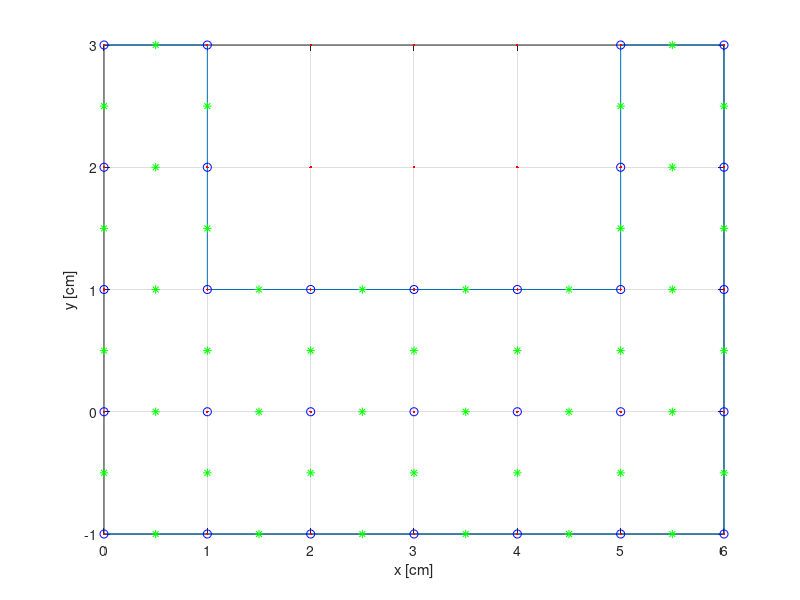
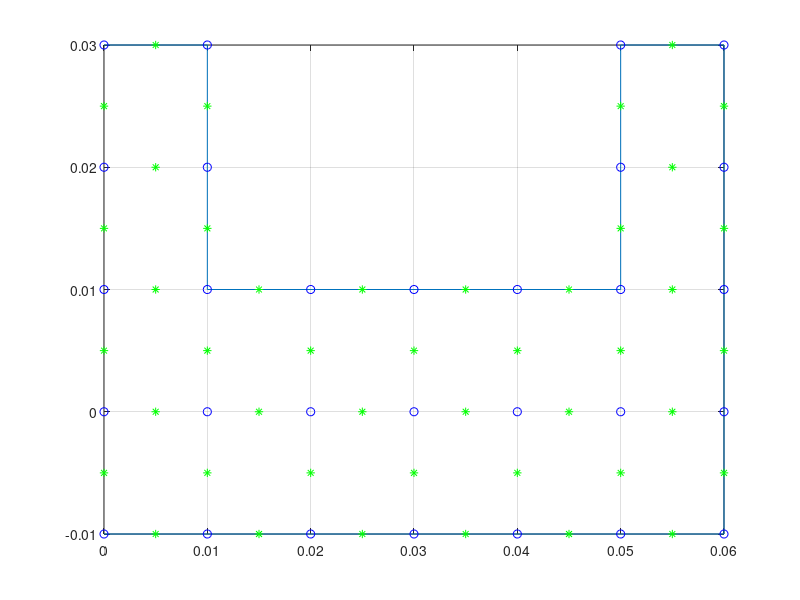
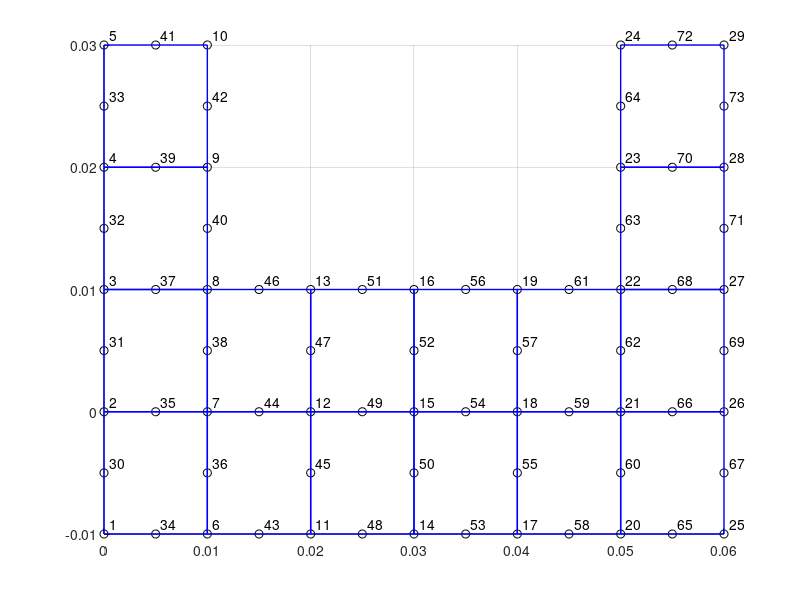

MATLAB code for these plots, in order: (Note: this script raises an error after producing the figures.)
clear all
close all
clc

% tworzenie geometrii
wierzcholki=[0,-1; 6,-1; 6,3; 5,3; 5,1; 1,1; 1,3; 0,3];
figure
plot(wierzcholki(:,1),wierzcholki(:,2),'-')
grid on
hold on
xlabel('x [cm]')
ylabel('y [cm]')

% tworzenie siatki
rozmiar=1;

% generowanie punktow na bazie maksymalnych rozmiarow 
[xGrid, yGrid] = meshgrid(min(wierzcholki(:,1)):rozmiar:max(wierzcholki(:,1)), min(wierzcholki(:,2)):rozmiar:max(wierzcholki(:,2)));
% wizualizacja punktów 
plot(xGrid, yGrid, 'r.'); 


% identyfikacja ktore punkty sa wewnatrz obiektu
in = inpolygon(xGrid, yGrid, wierzcholki(:,1), wierzcholki(:,2));
xInside = xGrid(in);
yInside = yGrid(in);

% wizualizacja punktów
plot(xInside, yInside, 'bo'); 

% znajdowanie par ktorych dystans od siebie = rozmiar
distances = pdist2([xInside, yInside], [xInside, yInside]);
distances = distances.*(tril(ones(length(distances))*inf)+1); % Eliminacja duplikatow przez nadanie wartosci inf macierzy trojkatnej
[rows, cols] = find(distances == rozmiar);

% tworzenie punktow miedzy parami
newX = [];
newY = [];
for i = 1:length(rows)
    x1 = xInside(rows(i));
    y1 = yInside(rows(i));
    x2 = xInside(cols(i));
    y2 = yInside(cols(i));
    
    newX = [newX; (x1 + x2) / 2];
    newY = [newY; (y1 + y2) / 2];
end

% wizualizacja punktów
plot(newX, newY, 'g*'); 


% zamiana cm na m (nie dziala jak da się od razu m)
wierzcholki = wierzcholki*0.01;
rozmiar=rozmiar*0.01;
newX = newX*0.01;
newY = newY*0.01;
xInside = xInside*0.01;
yInside = yInside*0.01;
figure
plot(wierzcholki(:,1),wierzcholki(:,2),'-',xInside, yInside, 'bo',newX, newY, 'g*')
grid on
%% tworzenie elementow
P = [xInside, yInside];
M = [newX, newY];

nodes = [P; M];

nP = size(P,1);   % liczba węzłów narożnych
findNode = @(pt) find( abs(nodes(:,1)-pt(1))<1e-8 & ...
                       abs(nodes(:,2)-pt(2))<1e-8 );
ELEMENTS = [];

dx = rozmiar;
dy = rozmiar;

for i = 1:nP
    x = P(i,1);
    y = P(i,2);

    % narożniki
    p1 = [x,     y];
    p2 = [x+dx,  y];
    p3 = [x+dx,  y+dy];
    p4 = [x,     y+dy];

    % sprawdzenie czy wszystkie narożniki istnieją
    if all( ismembertol([p1;p2;p3;p4], P, 1e-8, 'ByRows', true) )

        % środki boków
        m12 = (p1+p2)/2;
        m23 = (p2+p3)/2;
        m34 = (p3+p4)/2;
        m41 = (p4+p1)/2;

        % ID węzłów
        el = [
            findNode(p1)
            findNode(p2)
            findNode(p3)
            findNode(p4)
            findNode(m12)
            findNode(m23)
            findNode(m34)
            findNode(m41)
        ];

        ELEMENTS = [ELEMENTS; el'];
    end
end


figure; hold on; grid on
plot(nodes(:,1), nodes(:,2), 'ko')

for e = 1:size(ELEMENTS,1)
    el = ELEMENTS(e,[1:4 1]); % tylko narożniki
    plot(nodes(el,1), nodes(el,2),'b-','LineWidth',1)
end

for i=1:size(nodes,1)
    text(nodes(i,1)+rozmiar*0.05, nodes(i,2)+rozmiar*0.08, num2str(i))
end

%% inicjalizacja macierzy globalnych
load fem_symbolic

nN = size(nodes,1);

Kk = zeros(nN);
Kp = zeros(nN);
Kalfa = zeros(nN);
Rq = zeros(nN,1);
Rbeta = zeros(nN,1);

%% warunki objetosciowe
kx = 55;
ky = 55;
Q = 800;
p = 0;

elements_Q = [1 5 7 9 11 13];

for e = 1:size(ELEMENTS,1)
    el_nodes = ELEMENTS(e,:);
    
    % przewodzenie
    Ke = kk_fun(kx,ky);
    Kk(el_nodes,el_nodes) = Kk(el_nodes,el_nodes) + Ke;

    % pojemność (p=0 → nic nie wnosi)
    Kp(el_nodes,el_nodes) = Kp(el_nodes,el_nodes) + kp_fun(p);

    % źródło objętościowe
    if ismember(e,elements_Q)
        Rq(el_nodes) = Rq(el_nodes) + rq_fun(Q)';
    end
end

%% warunki brzegowe
% przenikanie
h = 85;
Tinf = 22;
beta = h*Tinf;

edge_alfa = [2 26];
isEdge = @(edge,el) all(ismember(edge,el));

% konwekcja
edges_beta = [
    2 5
    5 10
    10 8
    8 22
    22 24
    24 29
    29 26
];

%% agregacja brzegow
for e = 1:size(ELEMENTS,1)
    el = ELEMENTS(e,:);
    
    edges = {
        el([1 2 3])
        el([3 4 5])
        el([5 6 7])
        el([7 8 1])
    };

    for b = 1:4
        ed = edges{b};

        % alfa
        if isEdge(edge_alfa,ed)
            Kalfa(el,el) = Kalfa(el,el) + kalfa_fun{b}(h);
        end

        % beta
        for k=1:size(edges_beta,1)
            if isEdge(edges_beta(k,:),ed)
                Rbeta(el) = Rbeta(el) + rbeta_fun{b}(beta)';
            end
        end
    end
end

%% wynik
U = (Kk + Kp + Kalfa) \ (Rq + Rbeta);

%% wizualizacja
figure; hold on; axis equal
title('Rozkład temperatury + siatka FEM')
xlabel('x [cm]')
ylabel('y [cm]')

% kolorowanie węzłów
scatter(nodes(:,1), nodes(:,2), 60, U, 'filled')

% rysowanie elementów
for e = 1:size(ELEMENTS,1)
    el = ELEMENTS(e,[1:4 1]); % tylko narożniki
    plot(nodes(el,1), nodes(el,2), 'k-', 'LineWidth', 0.8)
end

colorbar
colormap(turbo)
grid on
